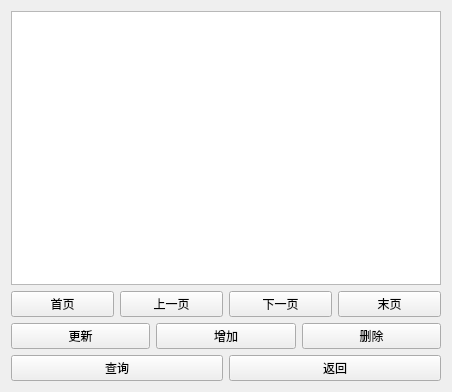
<?xml version="1.0" encoding="UTF-8"?>
<ui version="4.0">
 <class>Form</class>
 <widget class="QWidget" name="Form">
  <property name="geometry">
   <rect>
    <x>0</x>
    <y>0</y>
    <width>452</width>
    <height>392</height>
   </rect>
  </property>
  <property name="windowTitle">
   <string>重力数据库</string>
  </property>
  <layout class="QVBoxLayout" name="verticalLayout">
   <item>
    <widget class="QTableView" name="table"/>
   </item>
   <item>
    <layout class="QHBoxLayout" name="horizontalLayout_2">
     <item>
      <widget class="QPushButton" name="btn_first">
       <property name="text">
        <string>首页</string>
       </property>
      </widget>
     </item>
     <item>
      <widget class="QPushButton" name="btn_up">
       <property name="text">
        <string>上一页</string>
       </property>
      </widget>
     </item>
     <item>
      <widget class="QPushButton" name="btn_down">
       <property name="text">
        <string>下一页</string>
       </property>
      </widget>
     </item>
     <item>
      <widget class="QPushButton" name="btn_end">
       <property name="text">
        <string>末页</string>
       </property>
      </widget>
     </item>
    </layout>
   </item>
   <item>
    <layout class="QHBoxLayout" name="horizontalLayout">
     <item>
      <widget class="QPushButton" name="btn_update">
       <property name="text">
        <string>更新</string>
       </property>
      </widget>
     </item>
     <item>
      <widget class="QPushButton" name="btn_add">
       <property name="text">
        <string>增加</string>
       </property>
      </widget>
     </item>
     <item>
      <widget class="QPushButton" name="btn_delete">
       <property name="text">
        <string>删除</string>
       </property>
      </widget>
     </item>
    </layout>
   </item>
   <item>
    <layout class="QHBoxLayout" name="horizontalLayout_3">
     <item>
      <widget class="QPushButton" name="btn_select">
       <property name="text">
        <string>查询</string>
       </property>
      </widget>
     </item>
     <item>
      <widget class="QPushButton" name="btn_reback">
       <property name="text">
        <string>返回</string>
       </property>
      </widget>
     </item>
    </layout>
   </item>
  </layout>
 </widget>
 <resources/>
 <connections/>
</ui>
